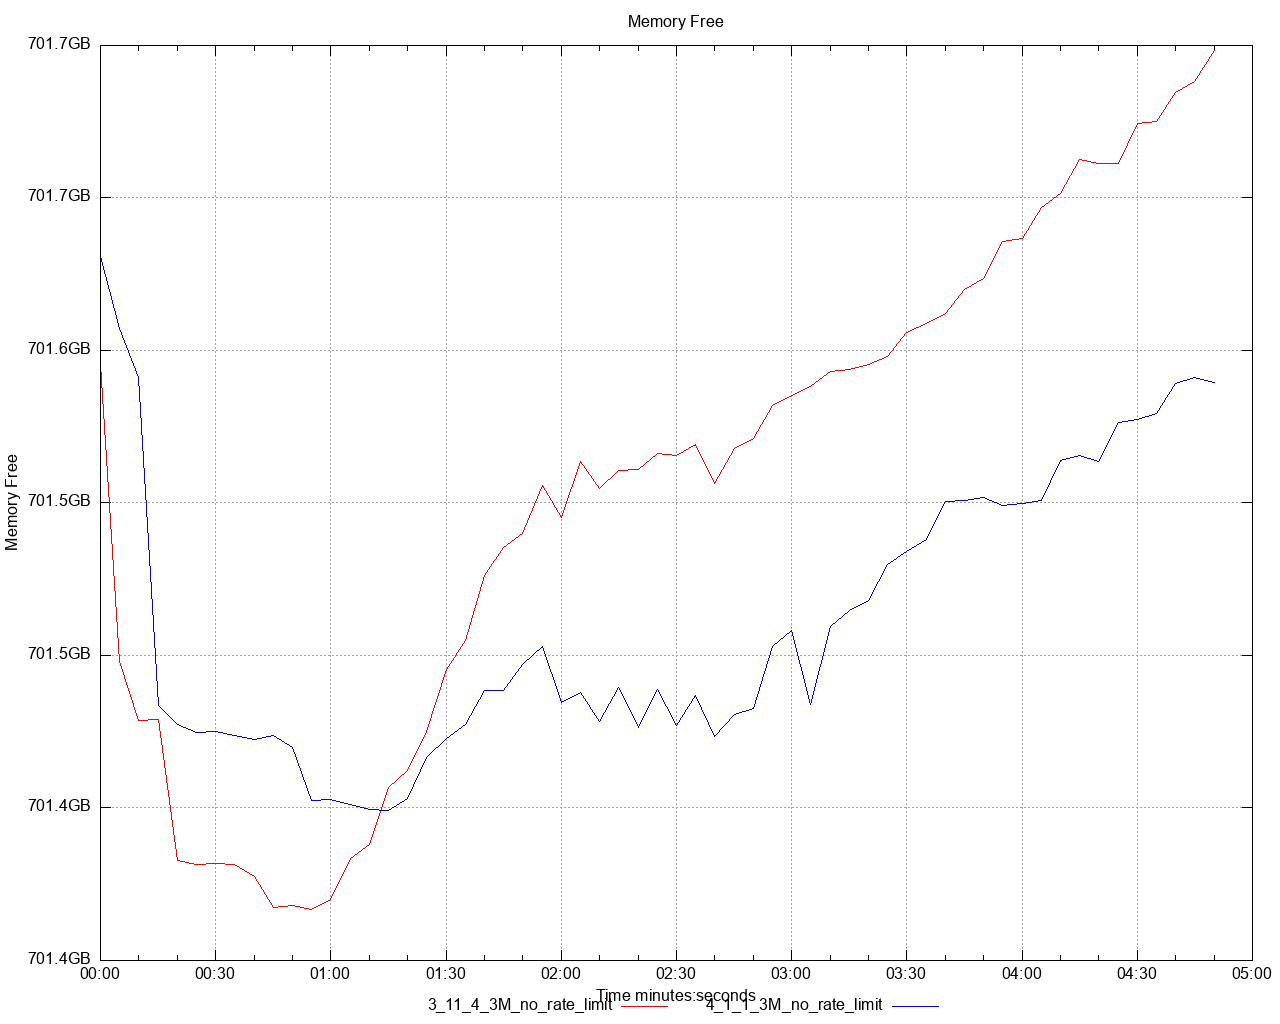

Write the gnuplot code that produced this figure.
set title 'Memory Free' noenhanced
set style data lines
set datafile separator ","
set terminal png size 1280,1024
set grid
set key below
set xdata time
set timefmt "%s"
offset = 0
t0(x)=(offset=($0==0) ? x : offset, x - offset)
set xlabel 'Time minutes:seconds'
set ylabel 'Memory Free'
set format y '%.1s%cB'
set output '/Users/ahmet.mircik/simulator/tests/report_3M_no_rate_limit/dstat/memory_free_A1.png'
plot \
   '/Users/ahmet.mircik/simulator/tests/report_3M_no_rate_limit/data/memory_free_A1_1.data' using (t0(timecolumn(1))):2 title "3_11_4_3M_no_rate_limit" noenhanced lt rgb "red", \
   '/Users/ahmet.mircik/simulator/tests/report_3M_no_rate_limit/data/memory_free_A1_2.data' using (t0(timecolumn(1))):2 title "4_1_1_3M_no_rate_limit" noenhanced lt rgb "blue", \
